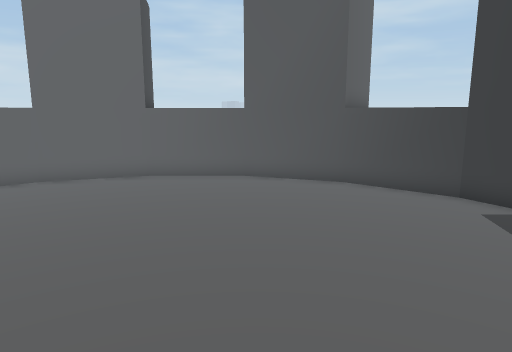
view 1 (above)

15 first-person views from a walk through a Unity game level. The camera is 1.2 m above the floor, tilts 10° down and sees 70° across. The floor is counted in squares, 0.5 m on a side. Each view is taken from the middle of a square. On the plan, view 1 faces up. The plan holds only what a view shows up to about 20 squares ahead; the rest is blank. The place goes on beyond the plan. The player character is not drawn.

view 2
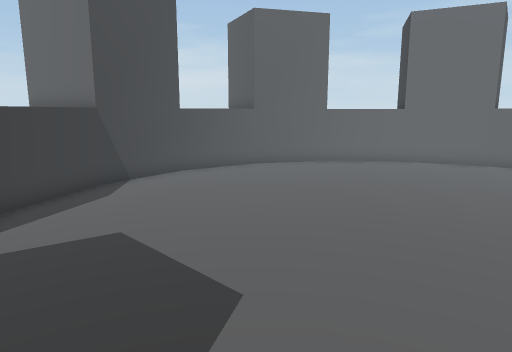

view 3
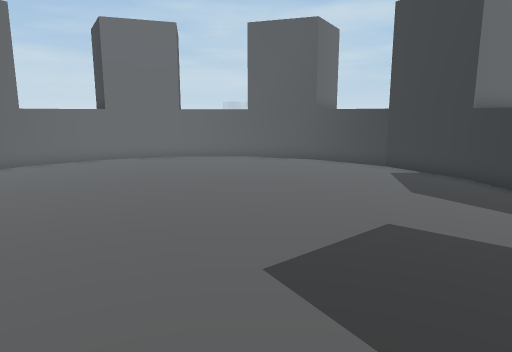

view 4
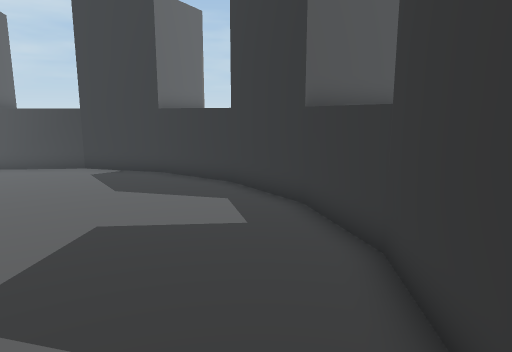

view 5
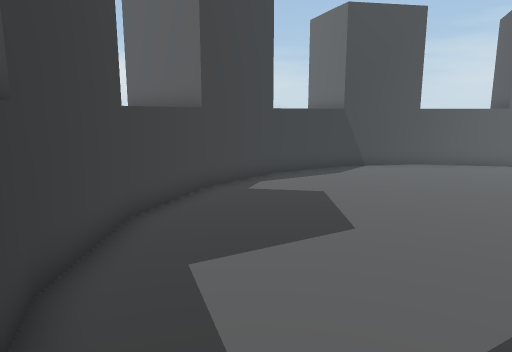

view 6
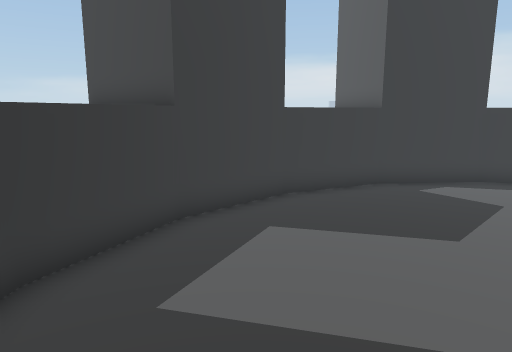

view 7
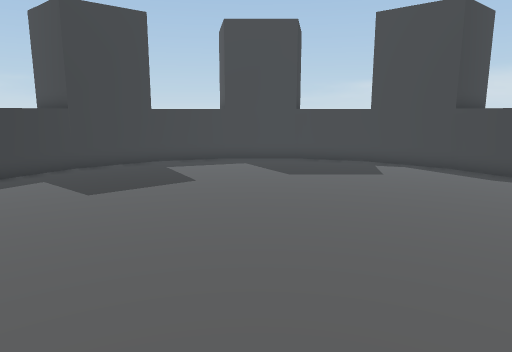

view 8
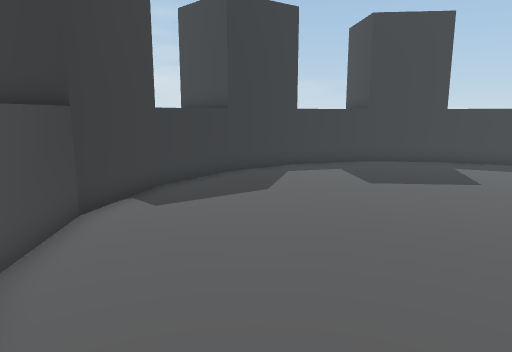

view 9
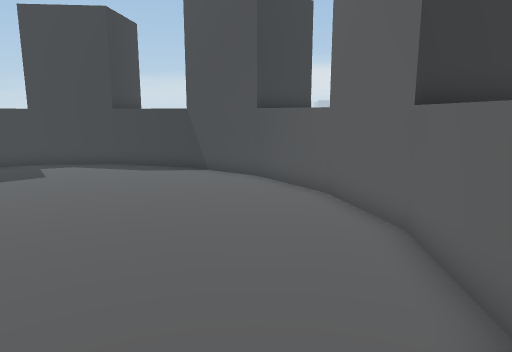

view 10
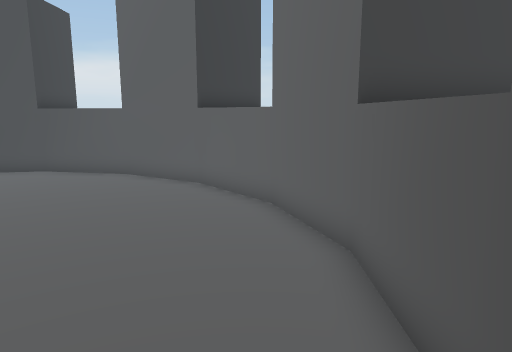

view 11
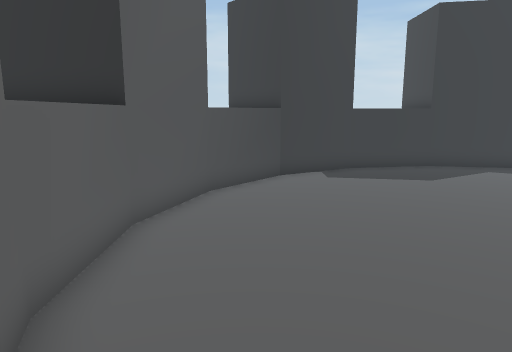

view 12
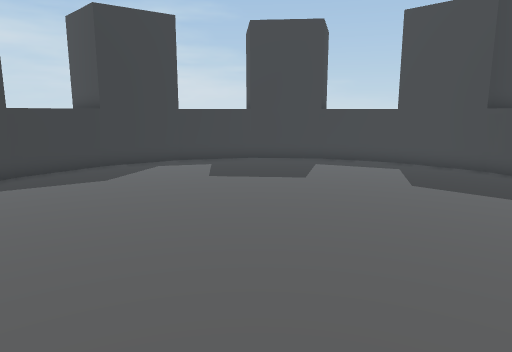

view 13
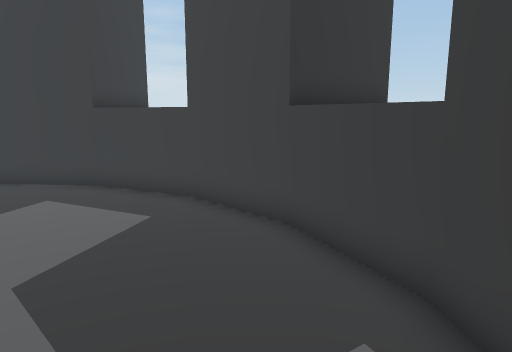

view 14
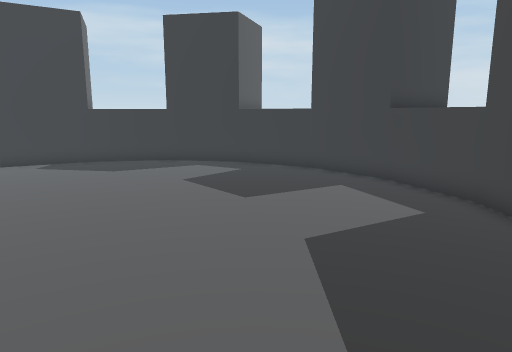

view 15
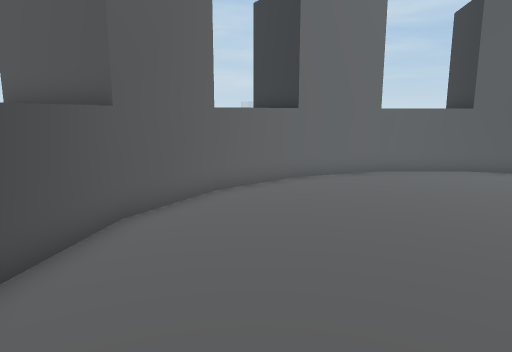

### Floor plan
Key: @ floor where view 1 was taken; # wall or solid block; . floor; ^ raised ledge; v drop or lower ground.
Columns run from 15 left of view 1 to 10 right of it. Each row starts with its distance up from view 1.
 16           #^   #
 15       #   #^   #   #^
 14       ^#  ##^^^#   #
 13        ^###....####^
 12   #^  ^^..........#^   #
 11    #^^^.............^^##
 10     ##...............##
  9     #................##
  8 #####.................####
  7   ^#..................##^
  6    ^...................^
  5   ^....................^
  4   ^....................^
  3 ###....................###
  2   ##...................#
  1   ##...................#
  0   ##...........@.......##
 -1 ##^^..................^^^#
 -2     ^.................^
 -3     ^#...............^
 -4    ^###.............##^
 -5   ^#  ##...........#####
 -6       ##^^.......^##
 -7       #^ ^^####^^  #
 -8       #    #   ^   ^#
 -9            #   #   ^v

Where each view was taken, in squares from view 1:
view 1: 0 up, 0 right, facing up
view 2: 5 down, 0 right, facing up-left
view 3: 6 down, 0 right, facing up
view 4: 6 down, 0 right, facing up-right
view 5: 4 down, 4 right, facing left
view 6: 0 up, 4 right, facing down-left
view 7: 12 up, 2 left, facing down
view 8: 13 up, 3 left, facing down-right
view 9: 13 up, 3 left, facing down-left
view 10: 12 up, 2 right, facing left
view 11: 11 up, 8 left, facing right
view 12: 10 up, 8 left, facing down-right
view 13: 1 down, 9 left, facing down-right
view 14: 1 down, 10 left, facing right
view 15: 1 down, 9 left, facing up
